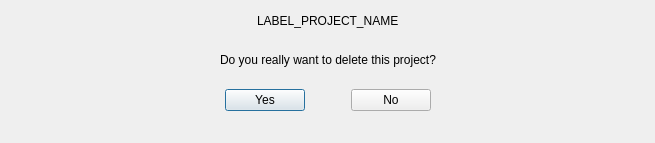
<?xml version="1.0" encoding="UTF-8"?>
<ui version="4.0">
 <class>Dialog_deleteProject</class>
 <widget class="QDialog" name="Dialog_deleteProject">
  <property name="geometry">
   <rect>
    <x>0</x>
    <y>0</y>
    <width>655</width>
    <height>143</height>
   </rect>
  </property>
  <property name="windowTitle">
   <string>Delete Project?</string>
  </property>
  <layout class="QHBoxLayout" name="horizontalLayout_2">
   <item>
    <layout class="QVBoxLayout" name="verticalLayout_main" stretch="0,0,0,0,0,2">
     <item>
      <layout class="QHBoxLayout" name="horizontalLayout_projectName" stretch="0,0,0">
       <property name="sizeConstraint">
        <enum>QLayout::SetMaximumSize</enum>
       </property>
       <item>
        <spacer name="horizontalSpacer_projectName_1">
         <property name="orientation">
          <enum>Qt::Horizontal</enum>
         </property>
         <property name="sizeHint" stdset="0">
          <size>
           <width>40</width>
           <height>20</height>
          </size>
         </property>
        </spacer>
       </item>
       <item>
        <widget class="QLabel" name="label_projectName">
         <property name="sizePolicy">
          <sizepolicy hsizetype="Maximum" vsizetype="Maximum">
           <horstretch>0</horstretch>
           <verstretch>0</verstretch>
          </sizepolicy>
         </property>
         <property name="text">
          <string notr="true">LABEL_PROJECT_NAME</string>
         </property>
         <property name="textInteractionFlags">
          <set>Qt::LinksAccessibleByMouse|Qt::TextSelectableByMouse</set>
         </property>
        </widget>
       </item>
       <item>
        <spacer name="horizontalSpacer_projectName_2">
         <property name="orientation">
          <enum>Qt::Horizontal</enum>
         </property>
         <property name="sizeHint" stdset="0">
          <size>
           <width>40</width>
           <height>20</height>
          </size>
         </property>
        </spacer>
       </item>
      </layout>
     </item>
     <item>
      <spacer name="verticalSpacer_main_1">
       <property name="orientation">
        <enum>Qt::Vertical</enum>
       </property>
       <property name="sizeHint" stdset="0">
        <size>
         <width>466</width>
         <height>13</height>
        </size>
       </property>
      </spacer>
     </item>
     <item>
      <layout class="QHBoxLayout" name="horizontalLayout_question" stretch="0,0,0">
       <property name="sizeConstraint">
        <enum>QLayout::SetMaximumSize</enum>
       </property>
       <item>
        <spacer name="horizontalSpacer_question_1">
         <property name="orientation">
          <enum>Qt::Horizontal</enum>
         </property>
         <property name="sizeHint" stdset="0">
          <size>
           <width>40</width>
           <height>20</height>
          </size>
         </property>
        </spacer>
       </item>
       <item>
        <widget class="QLabel" name="label_question">
         <property name="sizePolicy">
          <sizepolicy hsizetype="Maximum" vsizetype="Maximum">
           <horstretch>0</horstretch>
           <verstretch>0</verstretch>
          </sizepolicy>
         </property>
         <property name="text">
          <string>Do you really want to delete this project?</string>
         </property>
         <property name="textInteractionFlags">
          <set>Qt::LinksAccessibleByMouse|Qt::TextSelectableByMouse</set>
         </property>
        </widget>
       </item>
       <item>
        <spacer name="horizontalSpacer_question_2">
         <property name="orientation">
          <enum>Qt::Horizontal</enum>
         </property>
         <property name="sizeHint" stdset="0">
          <size>
           <width>40</width>
           <height>20</height>
          </size>
         </property>
        </spacer>
       </item>
      </layout>
     </item>
     <item>
      <spacer name="verticalSpacer_main_2">
       <property name="orientation">
        <enum>Qt::Vertical</enum>
       </property>
       <property name="sizeHint" stdset="0">
        <size>
         <width>466</width>
         <height>13</height>
        </size>
       </property>
      </spacer>
     </item>
     <item>
      <layout class="QHBoxLayout" name="horizontalLayout_buttons" stretch="1,0,0,0,1">
       <item>
        <spacer name="horizontalSpacer_buttons_1">
         <property name="orientation">
          <enum>Qt::Horizontal</enum>
         </property>
         <property name="sizeHint" stdset="0">
          <size>
           <width>40</width>
           <height>20</height>
          </size>
         </property>
        </spacer>
       </item>
       <item>
        <widget class="QPushButton" name="pushButton_yes">
         <property name="text">
          <string>Yes</string>
         </property>
        </widget>
       </item>
       <item>
        <spacer name="horizontalSpacer_buttons_2">
         <property name="orientation">
          <enum>Qt::Horizontal</enum>
         </property>
         <property name="sizeHint" stdset="0">
          <size>
           <width>40</width>
           <height>20</height>
          </size>
         </property>
        </spacer>
       </item>
       <item>
        <widget class="QPushButton" name="pushButton_no">
         <property name="text">
          <string>No</string>
         </property>
        </widget>
       </item>
       <item>
        <spacer name="horizontalSpacer_buttons_3">
         <property name="orientation">
          <enum>Qt::Horizontal</enum>
         </property>
         <property name="sizeHint" stdset="0">
          <size>
           <width>40</width>
           <height>20</height>
          </size>
         </property>
        </spacer>
       </item>
      </layout>
     </item>
     <item>
      <spacer name="verticalSpacer_main_3">
       <property name="orientation">
        <enum>Qt::Vertical</enum>
       </property>
       <property name="sizeHint" stdset="0">
        <size>
         <width>20</width>
         <height>40</height>
        </size>
       </property>
      </spacer>
     </item>
    </layout>
   </item>
  </layout>
 </widget>
 <resources/>
 <connections/>
</ui>
